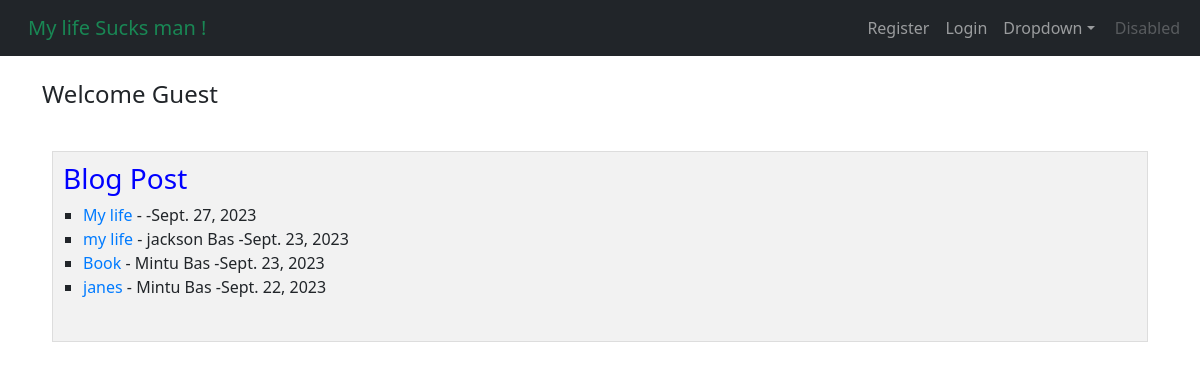
The page / on the database its author committed.
### theblogpost/models.py (models this page shows, shortened)
class Post(models.Model):
    title = models.CharField(max_length=255)
    title_tag = models.CharField(max_length=255, default="Hello wordl buddies !!!")
    author = models.ForeignKey(User, on_delete=models.CASCADE)
    body = RichTextField(blank=True,null=True)
    post_date = models.DateField(auto_now_add=True)

### theblogpost/views.py (the view)
# urls.py: path("", HomeView.as_view(), name="home"),
class HomeView(ListView):
    model= Post
    template_name = 'home.html'
    ordering = ['-post_date']

### theblogpost/templates/home.html (shortened to what this page needs)
{% extends 'base.html' %}
{% block content %}
        {% if user.is_authenticated %}
        <h4> Welcome {{ user.username }} </h4>
  {% else %}
        <h4> Welcome Guest </h4>
    {% endif %}
<br>
<div class="Tim">
    <h3>Blog Post</h3>
    <table class="table table-striped">
    <ul>
        {% for post in object_list %}
        <li>
             <a href="{% url 'article-detail' post.pk %}">{{ post.title }}</a>   -
           {{ post.author.first_name }}
            {{ post.author.last_name }} -{{post.post_date}}
            <br/>
        </li>
        {% endfor %}
    </ul>
        </table>
</div>
{% endblock %}

### theblogpost/templates/base.html (shortened to what this page needs)
<!doctype html>
<html lang="en">
  <head>
    <link rel="stylesheet" href="https://cdn.jsdelivr.net/npm/bootstrap@5.3.2/dist/css/bootstrap.rtl.min.css">
  </head>
  <body>
  <nav class="navbar navbar-expand-lg navbar-dark bg-dark">
  <div class="container-fluid">
    <a class="navbar-brand text-success" href="{% url 'home' %}"> My life Sucks man !</a>
    <div class="collapse navbar-collapse" id="navbarSupportedContent">
      <ul class="navbar-nav me-auto mb-2 mb-lg-0">
        {% if user.is_authenticated %}
        <li class="nav-item">
          <a class="nav-link active" aria-current="page" href="{% url 'add_post' %}">Add Post</a>
        </li>
        <li class="nav-item">
          <a class="nav-link" href="{% url 'logout' %}">Logout</a>
        </li>
        {% else %}
         <li class="nav-item">
          <a class="nav-link" href="{% url 'register' %}">Register</a>
        </li>
        <li class="nav-item">
          <a class="nav-link" href="{% url 'login' %}">Login</a>
        </li>
        {% endif %}
        <li class="nav-item dropdown">
          <a class="nav-link dropdown-toggle" href="#" role="button" data-bs-toggle="dropdown" aria-expanded="false">
            Dropdown
          </a>
        </li>
        <li class="nav-item">
          <a class="nav-link disabled" aria-disabled="true">Disabled</a>
        </li>
      </ul>
    </div>
  </div>
</nav>
  <br/>
  <div class="container">
    {% block content%}
    {% endblock %}
    </div>
  </body>
</html>

### theblogpost/templates/home.html (style rules this page uses)
.Tim { background-color: #f2f2f2; padding: 10px; border: 1px solid #ddd; margin: 10px; }
h3 { color: blue; }
ul { list-style-type: square; padding-left: 20px; }
a { text-decoration: none; color: #007bff; }

### rows shown on the page
Post: title "My life", post_date "Sept. 27, 2023"
Post: title "my life", author.first_name "jackson", author.last_name "Bas", post_date "Sept. 23, 2023"
Post: title "Book", author.first_name "Mintu", author.last_name "Bas", post_date "Sept. 23, 2023"
Post: title "janes", author.first_name "Mintu", author.last_name "Bas", post_date "Sept. 22, 2023"
